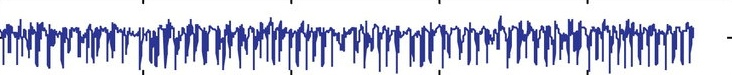
#> input picture cropped_subplot_1.jpg, 732 x 75 px
$ jupyter execute --allow-errors a.ipynb
#> lines starting #> are read from the running program, lines starting #| are printed output that depends on the picture; after the words box and inside, x2 and y2 are one past the last pixel; in counts of white or black regions, pixels touching at a corner belong together
[cell 1]
import cv2
import numpy as np

def detect_and_crop_subplots(image_path, size_threshold=0.2):
    # Load the image
    image = cv2.imread(image_path)

    # Convert to grayscale
    gray = cv2.cvtColor(image, cv2.COLOR_BGR2GRAY)

    # Apply thresholding
    _, thresh = cv2.threshold(gray, 240, 255, cv2.THRESH_BINARY_INV)

    # Find contours
    contours, _ = cv2.findContours(thresh, cv2.RETR_EXTERNAL, cv2.CHAIN_APPROX_SIMPLE)

    # Draw contours on the original image for visualization
    contour_image = image.copy()
    cv2.drawContours(contour_image, contours, -1, (0, 255, 0), 2)  # Draw contours in green

    # Show contours
    cv2.imshow('Contours', contour_image)
    cv2.waitKey(0)

    cropped_images = []
    h_img, w_img = image.shape[:2]
    for contour in contours:
        # Get the bounding box for each contour
        x, y, w, h = cv2.boundingRect(contour)

        # if w>20 or h>20:print(w,h)
        # Optionally filter contours based on size
        # if w > 100 and h > 100:  # Adjust thresholds as needed
        #     cropped = image[y+10:y + h-10, x+10:x + w-10]
        #     cropped_images.append(cropped)

        min_width = size_threshold * w_img
        min_height = size_threshold * h_img

        # Optionally filter contours based on size relative to the image size
        if w > min_width and h > min_height:  # Adjust thresholds based on image size
            cropped = image[y + 8:y + h - 8, x + 8:x + w -8]
            cropped_images.append(cropped)

    cv2.destroyAllWindows()  # Close all OpenCV windows
    return cropped_images

# Example usage
# image_path = 'image copy 2.png'
# image_path = 'seizure_ex.png'
# image_path = 'image copy 3.png'
image_path='Screenshot from 2024-11-05 21-43-35.png'
image_path='te.png'
image_path='test.png'
image_path='image copy 4.png'
image_path='Screenshot from 2024-11-06 21-23-27.png'
# image_path='Screenshot from 2024-11-06 22-36-42.png'
image_path='Screenshot from 2024-11-07 21-03-42.png'
image_path='chh.png'

image_path='eeee.png'
image_path='image copy 6.png'
# image_path='image copy 7.png'
image_path='class 1.png'


#> (the rest of this cell did not finish here and is left out)

[cell 2]
#if we are given image with axis written, we can extract the max y and x values so that we could later normalize
import easyocr
import cv2

# Initialize the EasyOCR reader
#> (the rest of this cell did not finish here and is left out)

[cell 3]
import cv2
import numpy as np
import pandas as pd
from scipy.spatial import distance

# Load the graph image
image = cv2.imread('Screenshot from 2024-11-03 16-27-33.png')

# image = cv2.imread('image.png')


image = cv2.imread('cropped_subplot_1.jpg')
#> image is the input picture: shape (75, 732, 3); mean B, G, R 223.6, 207.1, 205.1
# image=cv2.imread('test.png')

# Convert to grayscale for edge detection
gray = cv2.cvtColor(image, cv2.COLOR_BGR2GRAY)
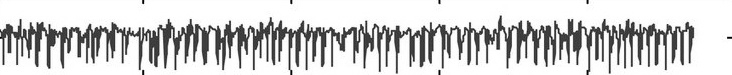
#> gray: shape (75, 732); min 0, max 255, mean 208.4
# blurred = cv2.GaussianBlur(gray, (5, 5), 0)
edges = cv2.Canny(gray, 0, 360)
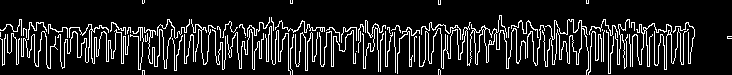
#> edges: shape (75, 732); 13.4% white in thin lines or dots
# Apply a Hough Line Transform to detect the primary line
lines = cv2.HoughLinesP(edges, 1, np.pi / 45, threshold=10, minLineLength=4, maxLineGap=10)
#> lines = 248 rows, first 6: [225, 26, 692, 42], [26, 36, 488, 52], [533, 59, 554, 60], [5, 27, 691, 51], [0, 29, 690, 53], [506, 51, 690, 58]
# lines = cv2.HoughLinesP(edges, 1, np.pi / 360, threshold=6, minLineLength=1, maxLineGap=1)


# Store the points of the detected line
data_points = []
x_range=10

if lines is not None:
    for line in lines:
        x1, y1, x2, y2 = line[0]

        # Linearly interpolate points between (x1, y1) and (x2, y2) to sample evenly along the line
        num_samples = max(abs(x2 - x1), abs(y2 - y1))  # Choose a sampling rate based on distance
        # [4 lines of commented-out code are left out]
        x_values=[x1,x2]
        y_values=[y1,y2]


        # Collect sampled points
        for x, y in zip(x_values, y_values):
            color = image[int(y), int(x)]  # Get color at each sampled point
            data_points.append({'position': (x, y), 'color': color})
#> this loop made 248 passes
#> (x1, y1, x2, y2, num_samples, x_values, y_values) on passes 1 to 3: (225, 26, 692, 42, 467, [225, 692], [26, 42]), (26, 36, 488, 52, 462, [26, 488], [36, 52]), (533, 59, 554, 60, 21, [533, 554], [59, 60])
#> after the loop, data_points = 496 items

# Filtering: Remove points that deviate significantly from the primary color
colors = np.array([point['color'] for point in data_points])
#> colors = 496 rows, first 8: [218, 176, 171], [198, 169, 160], [175, 138, 130], [248, 230, 223], [248, 220, 219], [134, 89, 86], [255, 239, 231], [255, 227, 222]
dominant_color = np.mean(colors, axis=0)
#> dominant_color = [194.4, 160.8, 157.2]
threshold_distance = 100

# Filter points based on color similarity to the dominant color
filtered_points = [
    point['position'] for point in data_points
    if np.linalg.norm(point['color'] - dominant_color) < threshold_distance
]
#> filtered_points = 320 pairs, first value 0 to 731, second value 17 to 74
# filtered_points=data_points['position']

# Define graph dimensions and ranges for normalization (adjust to your specific graph)
graph_width, graph_height = image.shape[1], image.shape[0]
#> graph_width = 732; graph_height = 75

# [4 lines of commented-out code are left out]
y_axis_range = (float(0.4), float(0.6))


# Normalize the filtered points
normalized_points = []
for point in filtered_points:
    # normalized_x = (point[0] / graph_width) * (x_axis_range[1] - x_axis_range[0]) + x_axis_range[0]
    normalized_x = (point[0] / graph_width)
    normalized_y = (1 - point[1] / graph_height) * (y_axis_range[1] - y_axis_range[0]) + y_axis_range[0]
    # normalized_y = (1 - point[1] / graph_height)

    normalized_points.append((normalized_x, normalized_y))
#> this loop made 320 passes
#> (point, normalized_x, normalized_y) on passes 1 to 3: ((225, 26), 0.307, 0.531), ((692, 42), 0.945, 0.488), ((26, 36), 0.0355, 0.504)
#> after the loop, normalized_points = 320 pairs, first value 0 to 0.999, second value 0.403 to 0.555

# Save normalized points to a CSV file
df = pd.DataFrame(normalized_points, columns=['Normalized X', 'Normalized Y'])
#> df = table of 320 rows and 2 columns
df.to_csv('filtered_normalized_data_points.csv', index=False)

# Optional: Visualize the detected line on the original image
for point in filtered_points:
    cv2.circle(image, (int(point[0]), int(point[1])), 1, (0, 0, 255), -1)
#> this loop made 320 passes
#> point on passes 1 to 3: (225, 26), (692, 42), (26, 36)
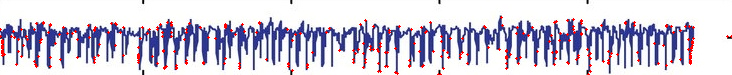
#> image: shape (75, 732, 3); 2.66% of pixels changed, all inside (x1, y1, x2, y2) = (0, 16, 732, 75)

cv2.imshow('Detected Line', image)
cv2.waitKey(0)
cv2.destroyAllWindows()

[cell 4]
# [75 lines of commented-out code are left out]

[cell 5]
import cv2
import numpy as np

# Load the graph image
image = cv2.imread('cropped_subplot_1.jpg')

# Convert to grayscale for edge detection
gray = cv2.cvtColor(image, cv2.COLOR_BGR2GRAY)

# Apply Gaussian Blur to smooth the image
blurred = cv2.GaussianBlur(gray, (5, 5), 0)
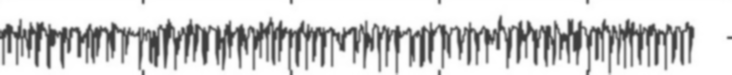
#> blurred: shape (75, 732); min 60, max 255, mean 208.5

# Canny Edge Detection with adjusted thresholds
edges = cv2.Canny(blurred, 30, 100)
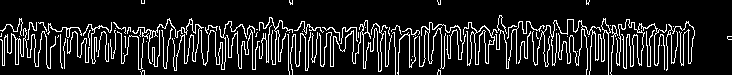
#> edges: shape (75, 732); 13.4% white in thin lines or dots

# Optionally, you can create a color image to visualize the edges over the original image
# Create a colored edge image
colored_edges = cv2.cvtColor(edges, cv2.COLOR_GRAY2BGR)
#> colored_edges: shape (75, 732, 3); 13.4% white in thin lines or dots
colored_edges[edges > 0] = [0, 0, 255]  # Change edge pixels to red
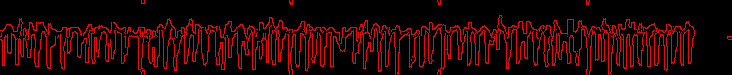
#> colored_edges: shape (75, 732, 3); mean B, G, R 0, 0, 34

# Show the edges
cv2.imshow('Edges', edges)
cv2.imshow('Colored Edges', colored_edges)

cv2.waitKey(0)
cv2.destroyAllWindows()

[cell 6]
import pandas as pd
import matplotlib.pyplot as plt

# Load the normalized data points from CSV
df = pd.read_csv('filtered_normalized_data_points.csv')
#> (reads filtered_normalized_data_points.csv from the repository)

# Extract X and Y coordinates
x = df['Normalized X']
y = df['Normalized Y']

# Plot the points
plt.figure(figsize=(10, 6))
plt.scatter(x, y)

# Label the axes
plt.xlabel("Time (or X-axis)")
plt.ylabel("Value (or Y-axis)")
plt.title("Extracted Time Series Data from Graph")

# Show the plot
plt.grid(True)
plt.show()
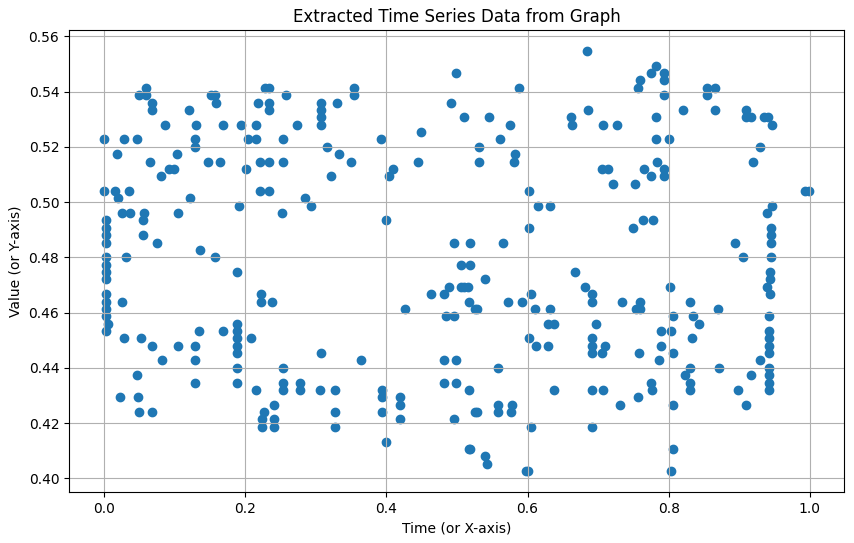
#> figure drawn by matplotlib, 1 panel

[cell 7]
import numpy as np
import matplotlib.pyplot as plt
from scipy.signal import savgol_filter

# Example: Assuming `lines` is a list of detected lines in the format [[x1, y1, x2, y2]]
# Extract points for plotting
all_x = []
all_y = []

# Convert to numpy arrays for easier manipulation
all_x = np.array(x)
all_y = np.array(y)

# Sort points if necessary (optional)
sorted_indices = np.argsort(all_x)
all_x = all_x[sorted_indices]
all_y = all_y[sorted_indices]

# Apply a Savitzky-Golay filter to smooth the y values
smoothed_y = savgol_filter(all_y, window_length=5, polyorder=2)  # Adjust parameters as needed

# Plotting
plt.figure(figsize=(10, 6))
plt.plot(all_x, smoothed_y, color='blue', linewidth=2, label='Smoothed Lines')
# plt.scatter(all_x, all_y, color='red', s=10, label='Detected Points')  # Optional: Show original points
plt.title('Smoothed Line Plot')
plt.xlabel('X-axis')
plt.ylabel('Y-axis')
plt.legend()
plt.grid()
plt.show()
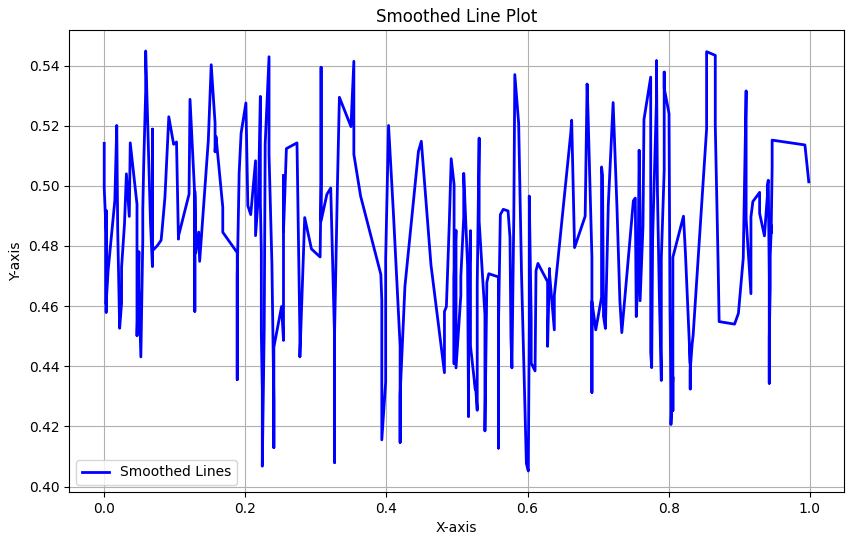
#> figure drawn by matplotlib, 1 panel

[cell 8]
all_y.shape

x = df['Normalized X']
y = df['Normalized Y']

# Plot the points
plt.figure(figsize=(10, 6))
plt.scatter(all_x, all_y)

# Label the axes
plt.xlabel("Time (or X-axis)")
plt.ylabel("Value (or Y-axis)")
plt.title("Extracted Time Series Data from Graph")

# Show the plot
plt.grid(True)
plt.show()
